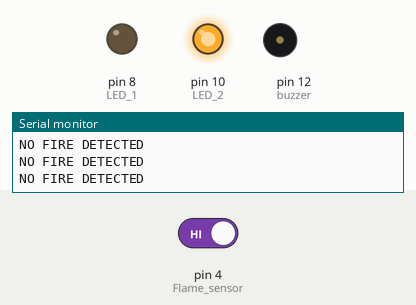
Recording of a sketch running on a simulated Arduino Uno, built with avr-gcc and run on an emulated ATmega328P. Shown: output pins drawn as LEDs (lit = HIGH), buzzer (waves = sounding), the last lines printed to the serial monitor. The test bench sets the inputs (shaded band); at power-on: pin 4 (Flame_sensor) HIGH.

Above: at 1.2 s.
1.3 s: pin 4 (Flame_sensor) driven LOW
At 1.8 s:
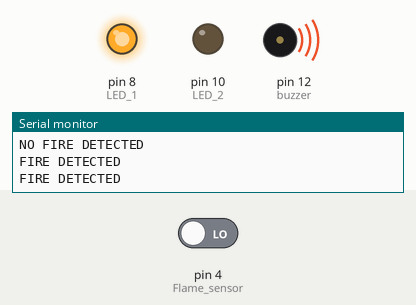
2.9 s: pin 4 (Flame_sensor) driven HIGH
At 4.3 s:
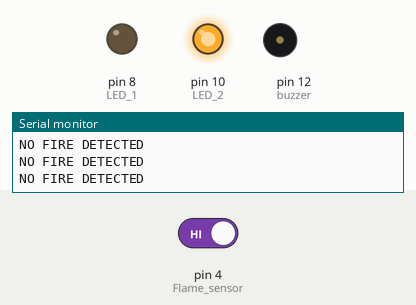
Timing chart, 0 to 5.9 s (numbered marks = the images above; inputs shaded):
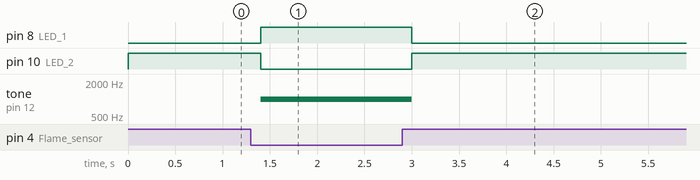

Measured:
- after the input at 1.3 s, pin 8 (LED_1): LOW → HIGH after 0.10 s; pin 10 (LED_2): HIGH → LOW after 0.10 s; tone on pin 12 (buzzer): silent → 1000 Hz after 0.10 s
- after the input at 2.9 s, pin 8 (LED_1): HIGH → LOW after 0.10 s; pin 10 (LED_2): LOW → HIGH after 0.10 s; tone on pin 12 (buzzer): 1000 Hz → silent after 0.10 s

The sketch:

code.ino
```cpp
const int Flame_sensor = 4;
const int LED_1 = 8;
const int LED_2 = 10;
const int buzzer = 12;
void setup() {
  // put your setup code here, to run once:
  Serial.begin(9600);
  Serial.println("Fire detection test");
  pinMode(Flame_sensor, INPUT);
  pinMode(LED_1, OUTPUT);
  pinMode(LED_2, OUTPUT);
  pinMode(buzzer, OUTPUT);

}

void loop() {
  // put your main code here, to run repeatedly:

  int fire = digitalRead(Flame_sensor);

  if (fire == LOW) {
      digitalWrite(LED_1, HIGH);
      digitalWrite(LED_2, LOW);
      tone(buzzer, 1000);
      Serial.println("FIRE DETECTED");
    }

  else{
    digitalWrite(LED_1, LOW);
    digitalWrite(LED_2, HIGH);
    noTone(buzzer);
    Serial.println("NO FIRE DETECTED");

    }
  delay(200);
}
```
